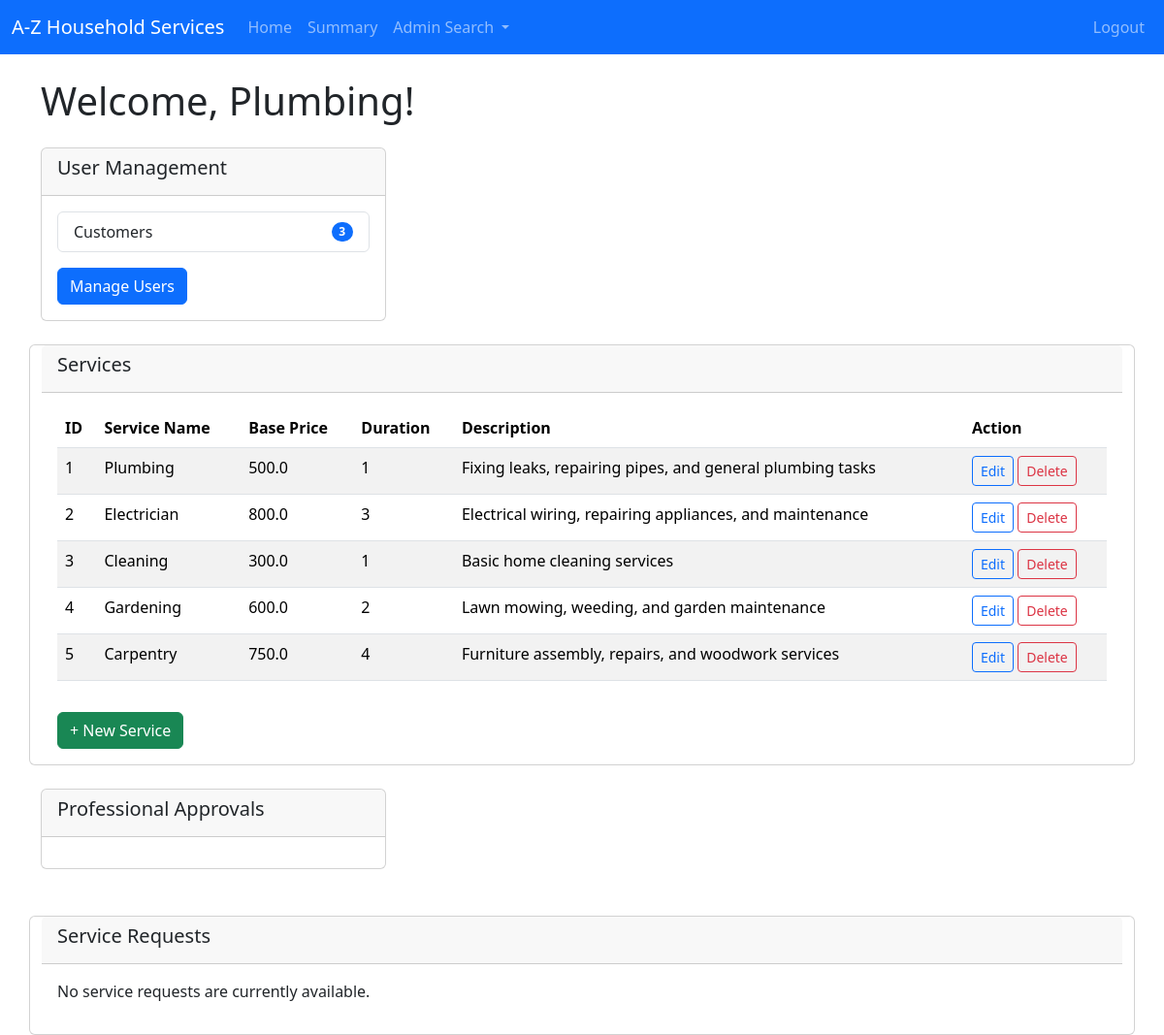
The page /admindashboard/Plumbing on the database as committed earlier.
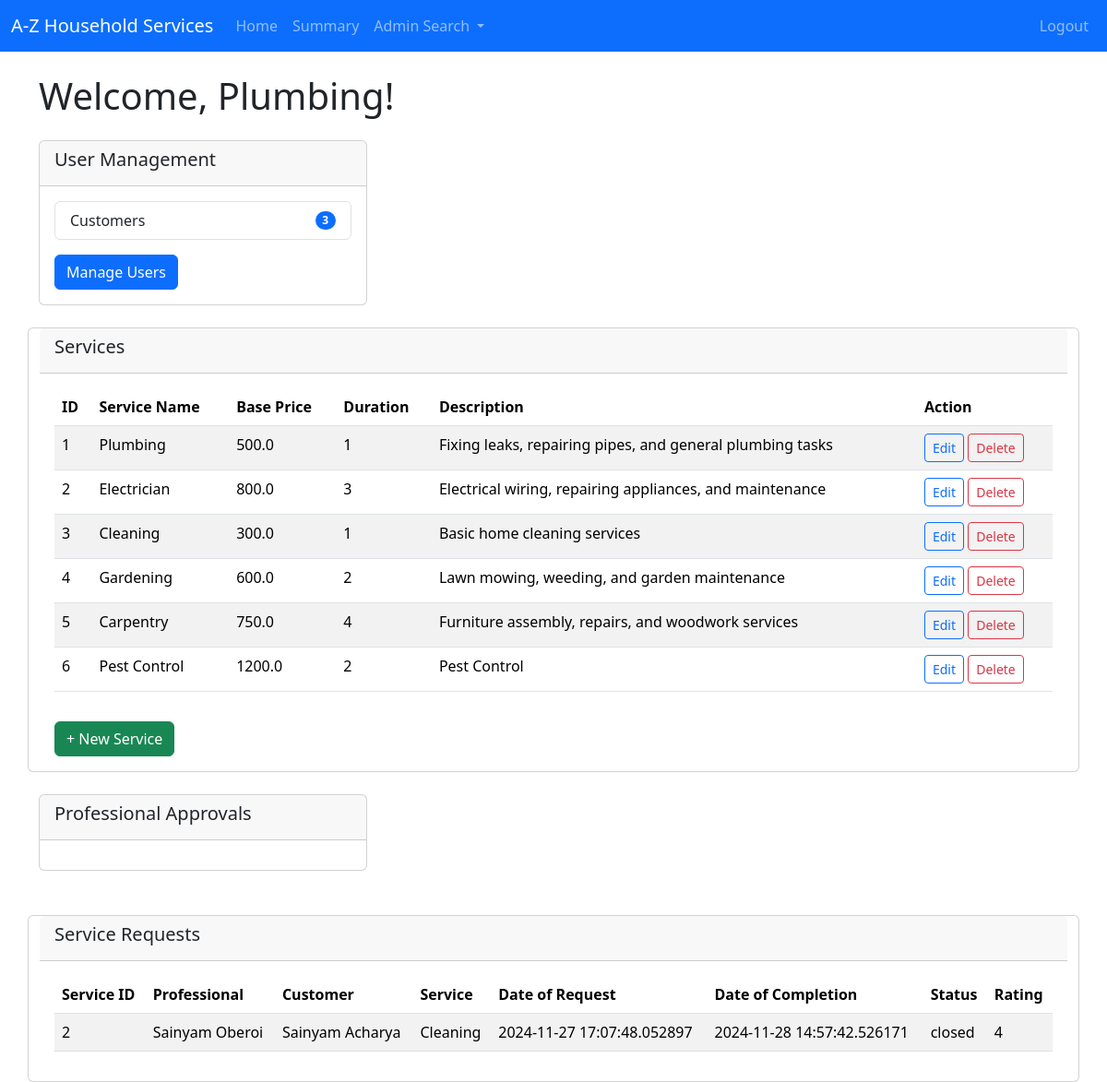
The same page on the database as committed later.
### backend/models.py (models this page shows)
class Service(db.Model):
    __tablename__ = 'service'
    id = db.Column(db.Integer, primary_key=True)
    name = db.Column(db.String(100), nullable=False)
    price = db.Column(db.Float, nullable=False)
    duration = db.Column(db.Integer, nullable=False)  # in minutes
    description = db.Column(db.Text, nullable=False)
    service_requests = db.relationship('ServiceRequest', cascade="all,delete", backref='service', lazy='dynamic')

class ServiceRequest(db.Model):
    __tablename__ = 'service_requests'
    id = db.Column(db.Integer, primary_key=True)
    user_id = db.Column(db.Integer, db.ForeignKey('user.id'), nullable=False)
    professional_id = db.Column(db.Integer, db.ForeignKey('professional.id'), nullable=True)
    service_id = db.Column(db.Integer, db.ForeignKey('service.id'), nullable=False)
    date_of_request = db.Column(db.DateTime, nullable=False)
    date_of_completion = db.Column(db.DateTime)
    service_status = db.Column(db.String(20), nullable=False)  # 'requested', 'pending' , 'closed',
    rating = db.Column(db.Integer)  # out of 5
    remarks = db.Column(db.Text)

class Professional(db.Model):
    __tablename__ = 'professional'
    id = db.Column(db.Integer, primary_key=True)
    email = db.Column(db.String(120), unique=True, nullable=False)
    password = db.Column(db.String(120), nullable=False)
    role = db.Column(db.Integer, default=2)   #1 for customer, 2 for professional, 3 for admin
    full_name = db.Column(db.String(100), nullable=False)
    service_name = db.Column(db.String(100), nullable=False)
    experience = db.Column(db.Integer, nullable=False)
    address = db.Column(db.String(255), nullable=False)
    pincode = db.Column(db.Integer, nullable=False)
    status = db.Column(db.String(10), nullable=False, default='pending') # for approval of admin
    service_requests = db.relationship('ServiceRequest',cascade="all,delete", backref='professional', lazy='dynamic') #relationship: professionals can access its service requests

class User(db.Model):
    __tablename__ = 'user'
    id = db.Column(db.Integer, primary_key=True)
    email = db.Column(db.String(120), unique=True, nullable=False)
    password = db.Column(db.String(120), nullable=False)
    role = db.Column(db.Integer, default=1)  # 1 for customer, 2 for professional, 0 for admin
    full_name = db.Column(db.String(120), nullable=False)
    address = db.Column(db.String(255), nullable=False)
    pincode = db.Column(db.Integer, nullable=False)
    service_requests = db.relationship('ServiceRequest',cascade="all,delete", backref='user', lazy='dynamic') #lazy is a server property

### backend/controllers.py (the view)
@app.route('/admindashboard/<name>')
def admin_dashboard(name):
    services=get_services()  # for rendering for-loops of jinja templating
    user_count = User.query.filter_by(role=1).count()  # for calculating user count
    pending_prof = Professional.query.filter_by(status='pending').all()  #for seeing all pending professionals
    service_requests = ServiceRequest.query.join(Service).join(User).outerjoin(Professional).all()
    return render_template("admin_dashboard.html", user = User.query.filter_by(role=0).first(), name=name, services=services, user_count=user_count, pending_prof=pending_prof , results=service_requests)

### backend/controllers.py (called while the page is built)
def get_services():
    services=Service.query.all()
    return services

### templates/admin_dashboard.html (shortened to what this page needs)
{% extends "base_dashboard.html" %}
{% block dashboard_content %}
<h1 class="mb-4">Welcome, {{name}}!</h1>
<div class="row">
    <div class="col-md-4">
        <div class="card mb-4">
            <div class="card-header">
                <h5 class="card-title">User Management</h5>
            </div>
            <div class="card-body">
                <ul class="list-group">
                    <li class="list-group-item d-flex justify-content-between align-items-center">
                        Customers
                        <span class="badge bg-primary rounded-pill">{{ user_count }}</span>
                    </li>
                </ul>
                <a href="{{ url_for('admin_manage_users') }}" class="btn btn-primary mt-3">Manage Users</a>
            </div>
        </div>
    </div>
<div class="card mb-4">
    <div class="card-header">
        <h5 class="card-title">Services</h5>
    </div>
    <div class="card-body">
        {% if services %}
        <table class="table table-striped">
            <thead>
                <tr>
                    <th>ID</th>
                    <th>Service Name</th>
                    <th>Base Price</th>
                    <th>Duration</th>
                    <th>Description</th>
                    <th>Action</th>
                </tr>
            </thead>
            <tbody>
                {% for service in services %}
                <tr>
                    <td>{{ service.id }}</td>
                    <td>{{ service.name }}</td>
                    <td>{{ service.price }}</td>
                    <td>{{ service.duration }}</td>
                    <td>{{ service.description }}</td>
                    <td>
                        <a href="{{ url_for('edit_service', name=name, service_id=service.id) }}"
                           class="btn btn-sm btn-outline-primary">Edit</a>
                        <a href="{{ url_for('delete_service', name=name, service_id=service.id) }}"
                           class="btn btn-sm btn-outline-danger">Delete</a>
                    </td>
                </tr>
                {% endfor %}
            </tbody>
        </table>
        {% else %}
        <h3 class="text-center">Sorry, there are no services available.</h3>
        {% endif %}
        <a href="{{ url_for('create_service', name=name) }}" class="btn btn-success mt-3">+ New Service</a>
    </div>
</div>
<div class="col-md-4">
    <div class="card mb-4">
        <div class="card-header">
            <h5 class="card-title">Professional Approvals</h5>
        </div>
        <div class="card-body">
        </div>
    </div>
</div>
<div class="card mt-4">
    <div class="card-header">
        <h5 class="card-title">Service Requests</h5>
    </div>
    <div class="card-body">
        {% if results %}
        <table class="table table-striped">
            <thead>
                <tr>
                    <th>Service ID</th>
                    <th>Professional</th>
                    <th>Customer</th>
                    <th>Service</th>
                    <th>Date of Request</th>
                    <th>Date of Completion</th>
                    <th>Status</th>
                    <th>Rating</th>
                </tr>
            </thead>
            <tbody>
                {% for result in results %}
                <tr>
                    <td>{{ result.id }}</td>
                    <td>{{ result.professional.full_name if result.professional else 'N/A' }}</td>
                    <td>{{ result.user.full_name }}</td>
                    <td>{{ result.service.name }}</td>
                    <td>{{ result.date_of_request }}</td>
                    <td>{{ result.date_of_completion if result.date_of_completion else 'N/A' }}</td>
                    <td>{{ result.service_status }}</td>
                    <td>{{ result.rating if result.rating else 'Not Rated' }}</td>
                </tr>
                {% endfor %}
            </tbody>
        </table>
        {% else %}
        <p>No service requests are currently available.</p>
        {% endif %}
    </div>
</div>
{% endblock %}

### templates/base_dashboard.html (shortened to what this page needs)
<!DOCTYPE html>
<html lang="en">
<head>
    <link href="https://cdn.jsdelivr.net/npm/bootstrap@5.3.2/dist/css/bootstrap.min.css" rel="stylesheet">
</head>
<body>
    {% block content %}
    <nav class="navbar navbar-expand-lg navbar-dark bg-primary mb-4">
        <div class="container-fluid">
            <a class="navbar-brand" href="{{ url_for('home') }}">A-Z Household Services</a>
            <div class="collapse navbar-collapse" id="navbarNav">
                <ul class="navbar-nav me-auto mb-2 mb-lg-0">
                    <li class="nav-item">
                        {% if user %}
                        {% if user.role == 0 %}
                        <a class="nav-link" href="{{ url_for('admin_dashboard', name=name) }}">Home</a>
                        {% elif user.role == 2 %}
                        <a class="nav-link" href="{{ url_for('professional_dashboard', name=name) }}">Home</a>
                        {% else %}
                        <a class="nav-link" href="{{ url_for('user_dashboard', name=name) }}">Home</a>
                        {% endif %}
                        {% else %}
                        <a class="nav-link" href="{{ url_for('home') }}">Home</a>
                        {% endif %}
                    </li>
                    <li class="nav-item">
                        {% if user %}
                        {% if user.role == 0 %}
                        <a class="nav-link" href="{{ url_for('admin_summary') }}">Summary</a>
                        {% elif user.role == 2 %}
                        <a class="nav-link" href="{{ url_for('professional_summary') }}">Summary</a>
                        {% else %}
                        <a class="nav-link" href="{{ url_for('user_summary') }}">Summary</a>
                        {% endif %}
                        {% endif %}
                    </li>
                    {% if user %}
                    {% if user.role == 0 %}
                    <li class="nav-item dropdown">
                        <a class="nav-link dropdown-toggle" href="#" id="adminSearchDropdown" role="button"
                            data-bs-toggle="dropdown" aria-expanded="false">
                            Admin Search
                        </a>
                    </li>
                    {% endif %}
                    {% endif %}
                </ul>
                <ul class="navbar-nav">
                    <li class="nav-item">
                        <a class="nav-link" href="{{ url_for('logout') }}">Logout</a>
                    </li>
                </ul>
            </div>
        </div>
    </nav>
    <div class="container">
        {% block dashboard_content %}{% endblock %}
    </div>
    {% endblock %}
</body>
</html>

Rows that differ between the two databases and show on the page:
added Service: id "6", name "Pest Control", price "1200.0", duration "2", description "Pest Control"
added ServiceRequest: id "2", professional "Sainyam Oberoi", user.full_name "Sainyam Acharya", service.name "Cleaning", date_of_request "2024-11-27 17:07:48.052897", date_of_completion "2024-11-28 14:57:42.526171", service_status "closed", rating "4"
Other text that changed with them:
text no longer shown: "No service requests are currently available."
text now shown: "Service ID Professional Customer Service Date of Request Date of Completion Status Rating"
